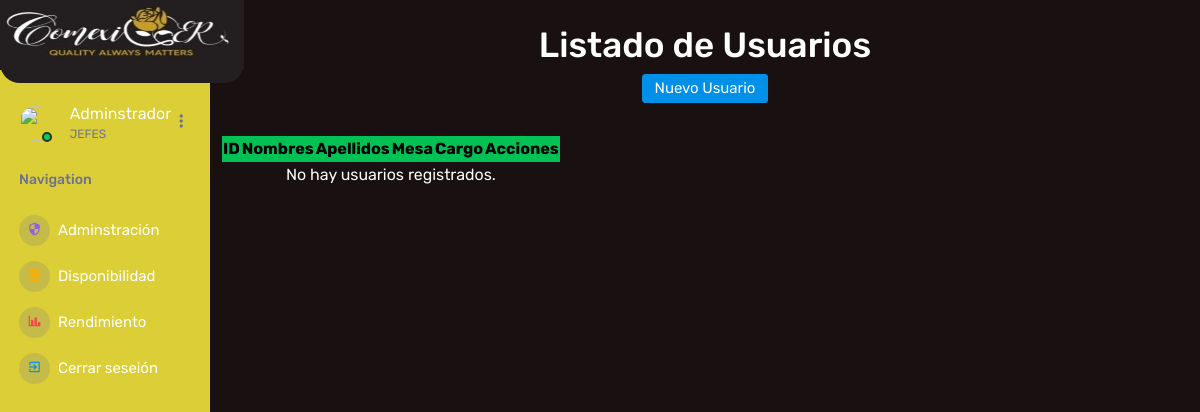
The app's page /usuariore, older data.
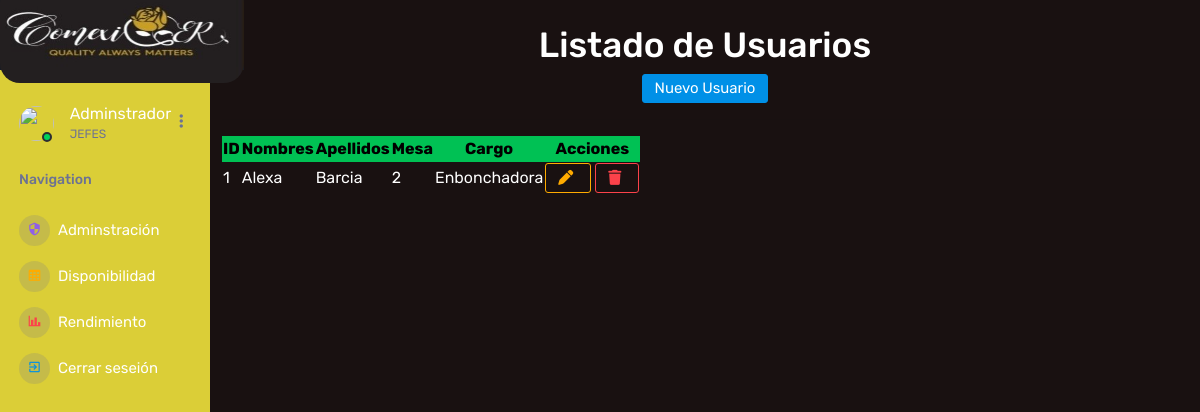
The same page, newer data.
### Aplicaciones/Usuario/models.py (models this page shows)
class Usuario(models.Model):
    nombres = models.CharField(max_length=100)
    apellidos = models.CharField(max_length=100)
    mesa = models.CharField(max_length=100)
    cargo = models.CharField(max_length=100)

### Aplicaciones/Usuario/views.py (the view)
# urls.py: path('usuariore', views.inicios, name='usuariore' ),
def inicios(request):
    listadoUsuarios = Usuario.objects.all()
    return render(request,"usuariore.html", {'usuario': listadoUsuarios})

### Aplicaciones/Usuario/templates/usuariore.html (shortened to what this page needs)
{% extends 'plantilla.html' %}
{% load static %}
{% block body %}
<br>
<main class="container py-4">
    <h1 class="text-center">Listado de Usuarios</h1>
    <div class="text-center">
        <a href="{% url 'nuevo_usuario' %}" class="btn btn-primary">
            Nuevo Usuario
        </a>
    </div>
    <hr>
    <table id="table_usuarios" >
        <thead>
            <tr class="table-success text-center">
                <th>ID</th>
                <th>Nombres</th>
                <th>Apellidos</th>
                <th>Mesa</th>
                <th>Cargo</th>
                <th>Acciones</th>
            </tr>
        </thead>
        <tbody>
            {% for u in usuario %}
            <tr>
                <td>{{ u.id }}</td>
                <td>{{ u.nombres }}</td>
                <td>{{ u.apellidos }}</td>
                <td>{{ u.mesa }}</td>
                <td>{{ u.cargo }}</td>
                <td class="text-center">
                    <button class="btn btn-outline-warning" data-bs-toggle="modal" data-bs-target="#modalEditar{{ u.id }}">
                        <i class="fa fa-pen"></i>
                    </button>
                    <a href="{% url 'eliminar_usuario' u.id %}" class="btn btn-outline-danger"
                       onclick="return confirm('¿Seguro que deseas eliminar este usuario?')">
                        <i class="fa fa-trash"></i>
                    </a>
                </td>
            </tr>
            {% empty %}
            <tr>
                <td colspan="6" class="text-center">No hay usuarios registrados.</td>
            </tr>
            {% endfor %}
        </tbody>
    </table>
</main>
<br><br>
{% endblock %}

Row changes from the older to the newer data that the page shows:
added Usuario: id "1", nombres "Alexa", apellidos "Barcia", mesa "2", cargo "Enbonchadora"
Text that changed along with them:
text no longer shown: "No hay usuarios registrados."
